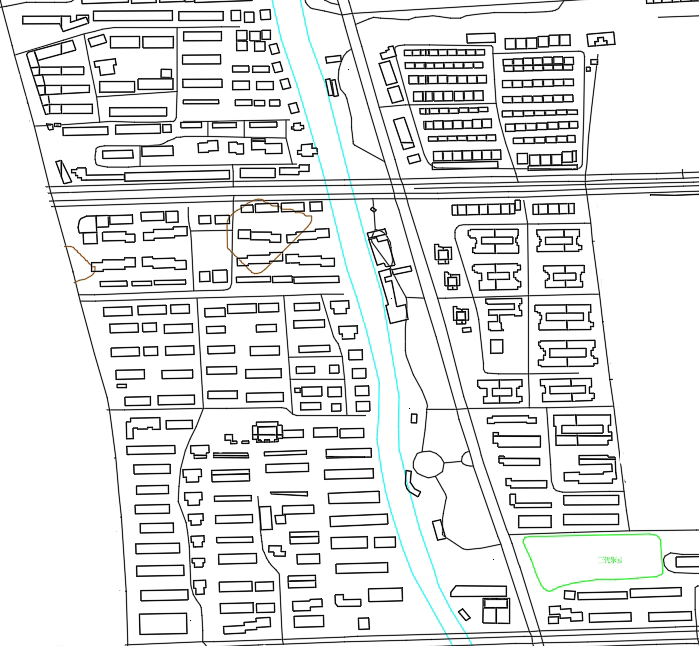
#> input picture CityImg03.png, 699 x 646 px
$ python '照片与坐标绑定.py'
#> lines starting #> are read from the running program, lines starting #| are printed output that depends on the picture
import matplotlib.pyplot as plt
import matplotlib.image as mpimg
import seaborn as sns
import pandas as pd

# 读取 PNG 图片
img = mpimg.imread('CityImg03.png')
#> img is the input picture: shape (646, 699, 4) float32; mean R, G, B, A 0.892, 0.895, 0.894, 1

# 设置图片对应的地理范围（假设已知左下角和右上角的坐标）
x_min, y_min = (120.0993, 30.2784)  # 左下角坐标
x_max, y_max = (120.1082, 30.2865)  # 右上角坐标

# 示例数据：假设包含人群坐标的 DataFrame
data = pd.DataFrame({
        'longitude': [120.1018, 120.1061, 120.1047, 120.1052, 120.1047, 120.1046, 120.1042, 120.0999],
    'latitude': [30.2785, 30.2792, 30.2807, 30.282, 30.2843, 30.2821, 30.2853, 30.2847]
})

# 创建图像并显示图片
fig, ax = plt.subplots(figsize=(10, 10))
ax.imshow(img, extent=[x_min, x_max, y_min, y_max])  # 将图片加载到特定的地理范围内

# 使用 kdeplot 在图片上绘制密度图
sns.kdeplot(
    x=data['longitude'], y=data['latitude'],
    cmap="coolwarm",    # 颜色梯度，用于显示热点和冷点
    shade=True,         # 显示密度填充
    alpha=0.5,          # 透明度，确保底图可以透出
    ax=ax,
    thresh=0.15         # 控制图像边界的阈值
)

# 设置标题和标签
plt.xlabel("Longitude")
plt.ylabel("Latitude")
plt.title("地理热点和冷点分布")

# 显示图像
plt.show()
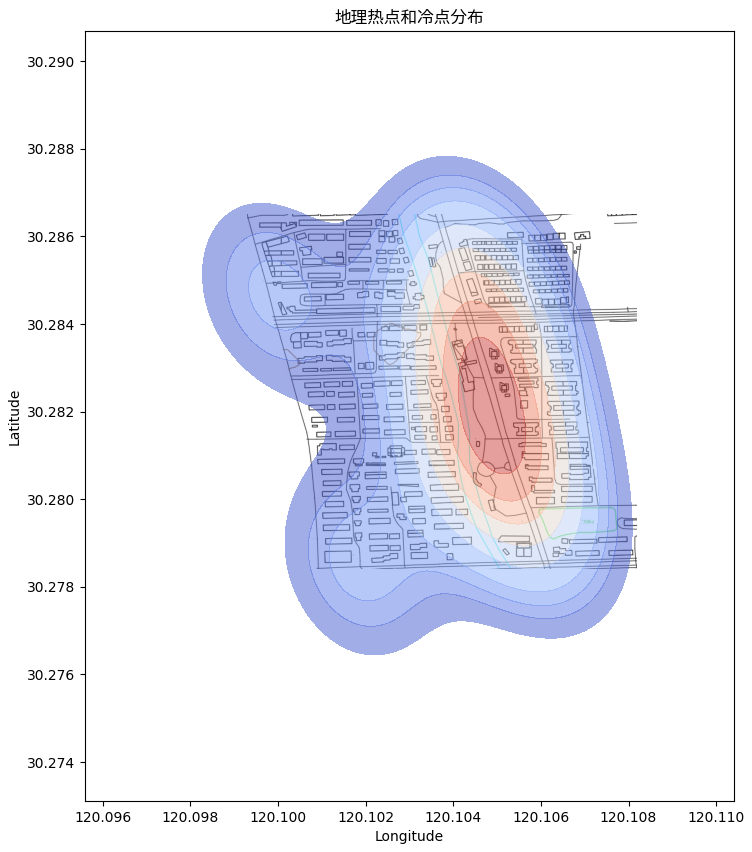
#> figure drawn by matplotlib, 1 panel

$ run again, with map_heat_cold.png copied over CityImg03.png
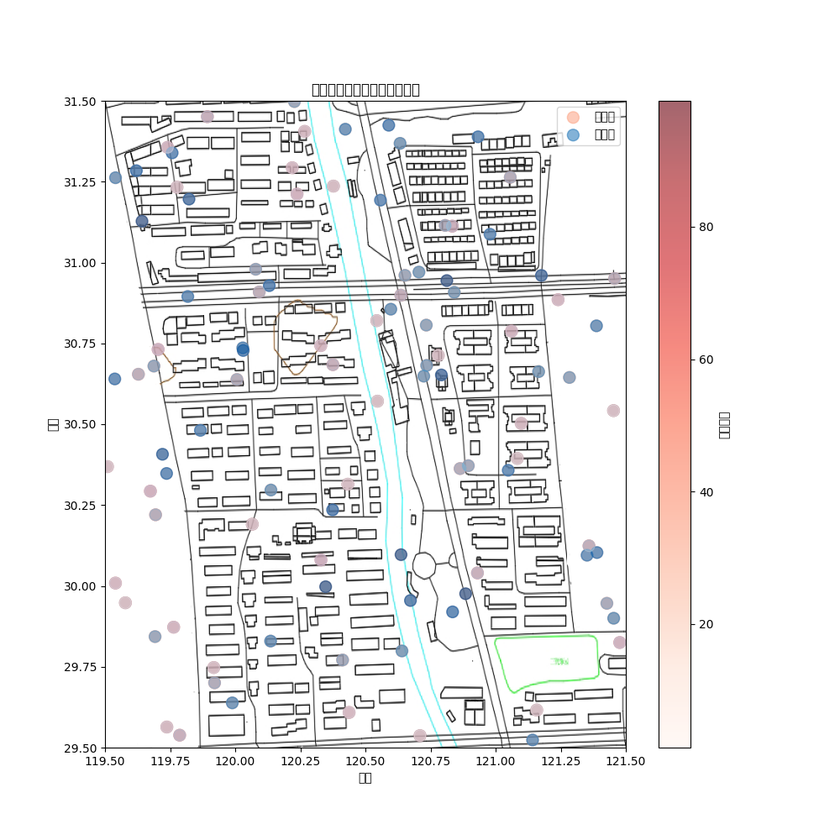
#> input picture map_heat_cold.png, 840 x 840 px, shrunk from 1000 x 1000 before the run
#> img is the input picture: shape (840, 840, 4) float32; mean R, G, B, A 0.93, 0.925, 0.925, 1
#> `plt.show()`:
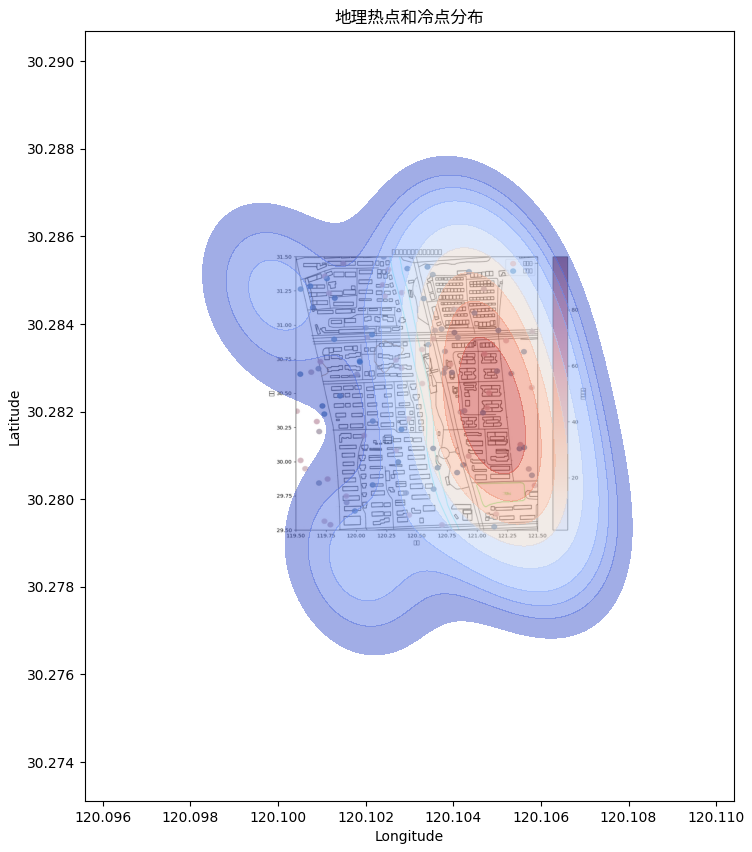
#> figure drawn by matplotlib, 1 panel
